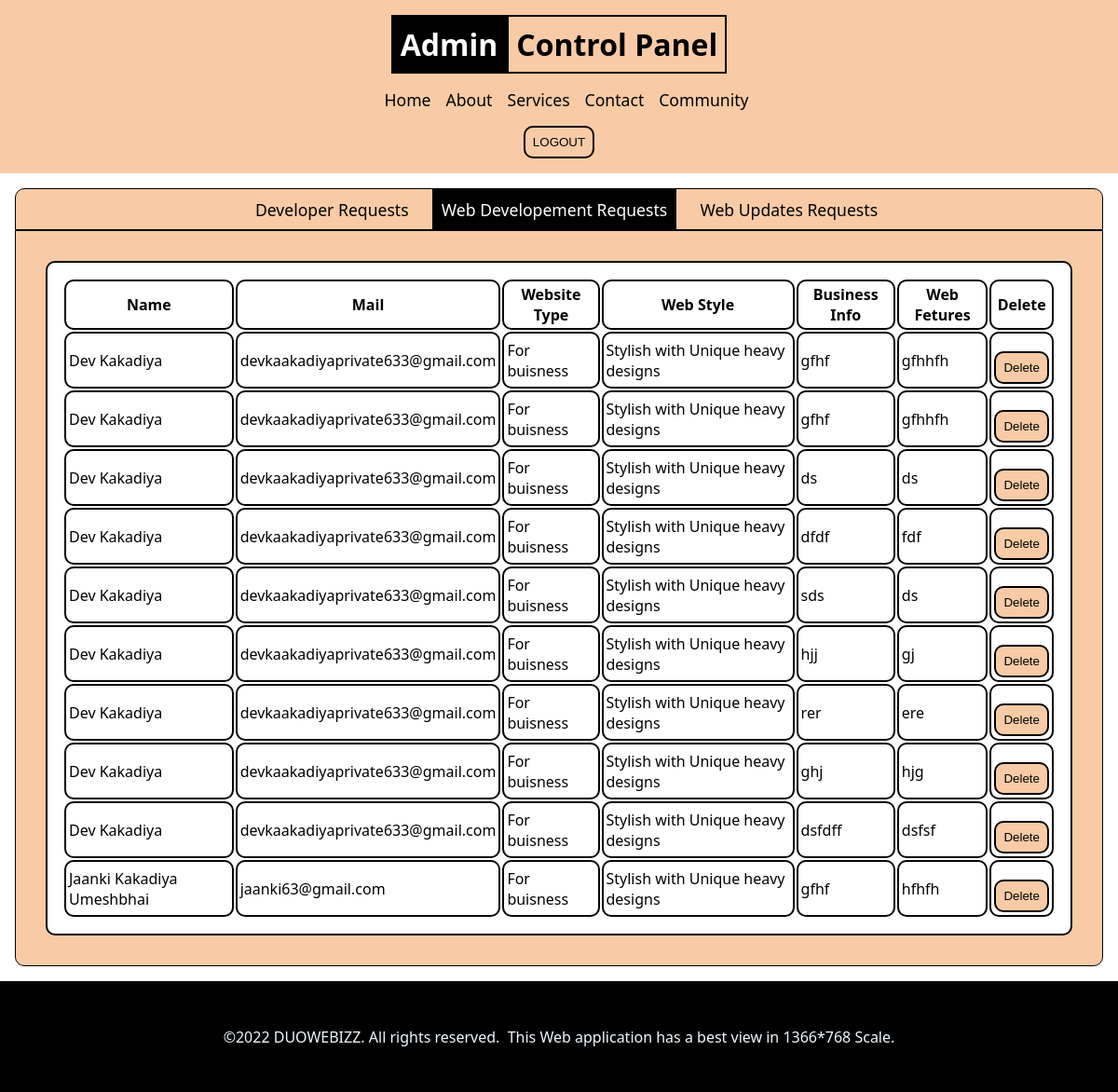
The app's page /admin/webdevelopmentrequest.php with its own data.
### tables this page shows
CREATE TABLE `webdevdetails` (
  `Name` text NOT NULL,
  `Mail` varchar(100) NOT NULL,
  `Website Type` text NOT NULL,
  `Web Style` text NOT NULL,
  `Buisness info` text NOT NULL,
  `Web Fetures` text NOT NULL
);

### admin/webdevelopmentrequest.php (the view, shortened to what this page needs)
<!DOCTYPE html>
<html lang="en">
<head>
</head>
<body>
     <header>
        <h1><div class="f">Admin</div> <div class="s">Control Panel</div></h1>
        <div class="navbar">
            <ul>
            <li><a href="/project22/index.html">Home</a></li>
                <li><a href="/project22/about.html">About</a></li>
                <li><a href="/project22/services/services.php">Services</a></li>
                <li><a href="/project22/contact.html">Contact</a></li>
                <li><a href="/project22/community.html">Community</a></li>
            </ul>
        </div>
       <a href="/project22/php/login/logout.php"> <button>LOGOUT</button></a>
    </header>
    <main>
    <div class="bar">
        <ul>
            <li ><a href="admin.php">Developer Requests</a></li>
            <li id="dash"><a href="webdevelopmentrequest.php">Web Developement Requests </a></li>
            <li><a href="webupdaterequests.php">Web Updates Requests </a></li>
        </ul>
     </div>
     <div class="maincontent">
        <?php
             $con=mysqli_connect("localhost","root","","duowebizz");
             $sql="SELECT * FROM `webdevdetails`";
             $get=mysqli_query($con,$sql);
             $num=mysqli_num_rows($get);
        ?>
         <table >
                <tr>
                    <th>Name</th><th>Mail</th><th>Website Type</th><th>Web Style</th><th>Business Info </th><th>Web Fetures</th><th>Delete</th>
                </tr>
                <?php
                if($num>0){
                    while($row=mysqli_fetch_assoc($get)){
                    ?><tr>
                <?php     ?><td><?php echo $row['Name']?></td>
                    <td><?php echo $row['Mail']?></td>
                    <td><?php echo $row['Website Type']?></td>
                    <td><?php echo $row['Web Style']?></td>
                    <td><?php echo $row['Buisness info']?></td>
                    <td><?php echo $row['Web Fetures']?></td>
                    <td><a href="dltwebdevlopment.php?ID='<?php echo $row['Mail']?>'" > <button  id="dlt">Delete</button></a></td>
                </tr>
               <?php
                }
                }
          ?></table>
     </div>
    </main>
    <footer>
        <div class="aboutus">
            &copy;2022 DUOWEBIZZ. All rights reserved.&nbsp;
         This Web application has a best view in 1366*768 Scale.
        </div>
    </footer>
</body>
</html>

### admin/webdevelopmentrequest.php (style rules this page uses)
* { margin: 0; padding: 0; }
body { background-color:white; }
h1 { font-family:system-ui, -apple-system, BlinkMacSystemFont, 'Segoe UI', Roboto, Oxygen, Ubuntu, Cantarell, 'Open Sans', 'Helvetica Neue', sans-serif; align-items: center; justify-content: center; display: flex; }
header { display: flex; justify-content: center; align-items: center; flex-direction: column; background-color: #F8CBA6; padding: 1pc; }
.navbar { margin-top: 1pc; }
ul { display: flex; }
ul li { list-style: none; margin-left: 1pc; }
ul li a { text-decoration: none; font-size: 1.1pc; color: black; font-family: system-ui, -apple-system, BlinkMacSystemFont, 'Segoe UI', Roboto, Oxygen, Ubuntu, Cantarell, 'Open Sans', 'Helvetica Neue', sans-serif; }
.f { display: flex; justify-content: center; align-items: center; border:2px solid black; background-color: black; color: white; padding: .5pc }
.s { background-color: #F8CBA6; border: 2px solid black; padding: .5pc; color: black; }
button { background-color: #F8CBA6; padding: .5pc; border-radius: 10px; border: 2px solid black; margin-top:1pc; }
main { margin: 1pc; background-color: white; height: fit-content; border-radius:5px ; }
.bar ul { display: flex; justify-content: center; }
.bar { border: 1px solid black; background-color: #F8CBA6; border-top-left-radius: 10px; border-top-right-radius: 10px; }
.bar ul li { padding: .6pc; }
.maincontent { background-color: #F8CBA6; height: fit-content; border: 1px solid black; border-bottom-left-radius: 10px; border-bottom-right-radius: 10px; }
.aboutus { background-color: black; color: aliceblue; height: 119px; width:fill; display: flex; justify-content: center; align-items: center; font-family:system-ui, -apple-system, BlinkMacSystemFont, 'Segoe UI', Roboto, Oxygen, Ubuntu, Cantarell, 'Open Sans', 'Helvetica Neue', sans-serif; }
#dash { background-color: black; color: white; }
#dash a { color: white; text-decoration: none; }
table { border:2px solid black; padding:1pc; border-radius:10px; margin:2pc; background-color:white; font-family:system-ui, -apple-system, BlinkMacSystemFont, 'Segoe UI', Roboto, Oxygen, Ubuntu, Cantarell, 'Open Sans', 'Helvetica Neue', sans-serif; }
th { background-color:white; border:2px solid black; padding:3px; border-radius:10px; }
td { background-color:white; border:2px solid black; border-radius:10px; padding:3px; }
.maincontent { display:flex; justify-content:center; align-items:center; }
#dlt { display:flex; justify-content:center; align-items:center; background-color: #F8CBA6; padding: .5pc; border-radius: 10px; border: 2px solid black; margin-top:1pc; }
a { text-decoration:none; }

### records on screen
webdevdetails: Name "Dev Kakadiya", Mail "devkaakadiyaprivate633@gmail.com", Website Type "For buisness", Web Style "Stylish with Unique heavy designs", Buisness info "gfhf", Web Fetures "gfhhfh"
webdevdetails: Name "Dev Kakadiya", Mail "devkaakadiyaprivate633@gmail.com", Website Type "For buisness", Web Style "Stylish with Unique heavy designs", Buisness info "gfhf", Web Fetures "gfhhfh"
webdevdetails: Name "Dev Kakadiya", Mail "devkaakadiyaprivate633@gmail.com", Website Type "For buisness", Web Style "Stylish with Unique heavy designs", Buisness info "ds", Web Fetures "ds"
webdevdetails: Name "Dev Kakadiya", Mail "devkaakadiyaprivate633@gmail.com", Website Type "For buisness", Web Style "Stylish with Unique heavy designs", Buisness info "dfdf", Web Fetures "fdf"
webdevdetails: Name "Dev Kakadiya", Mail "devkaakadiyaprivate633@gmail.com", Website Type "For buisness", Web Style "Stylish with Unique heavy designs", Buisness info "sds", Web Fetures "ds"
webdevdetails: Name "Dev Kakadiya", Mail "devkaakadiyaprivate633@gmail.com", Website Type "For buisness", Web Style "Stylish with Unique heavy designs", Buisness info "hjj", Web Fetures "gj"
webdevdetails: Name "Dev Kakadiya", Mail "devkaakadiyaprivate633@gmail.com", Website Type "For buisness", Web Style "Stylish with Unique heavy designs", Buisness info "rer", Web Fetures "ere"
webdevdetails: Name "Dev Kakadiya", Mail "devkaakadiyaprivate633@gmail.com", Website Type "For buisness", Web Style "Stylish with Unique heavy designs", Buisness info "ghj", Web Fetures "hjg"
webdevdetails: Name "Dev Kakadiya", Mail "devkaakadiyaprivate633@gmail.com", Website Type "For buisness", Web Style "Stylish with Unique heavy designs", Buisness info "dsfdff", Web Fetures "dsfsf"
webdevdetails: Name "Jaanki Kakadiya Umeshbhai", Mail "jaanki63@gmail.com", Website Type "For buisness", Web Style "Stylish with Unique heavy designs", Buisness info "gfhf", Web Fetures "hfhfh"
